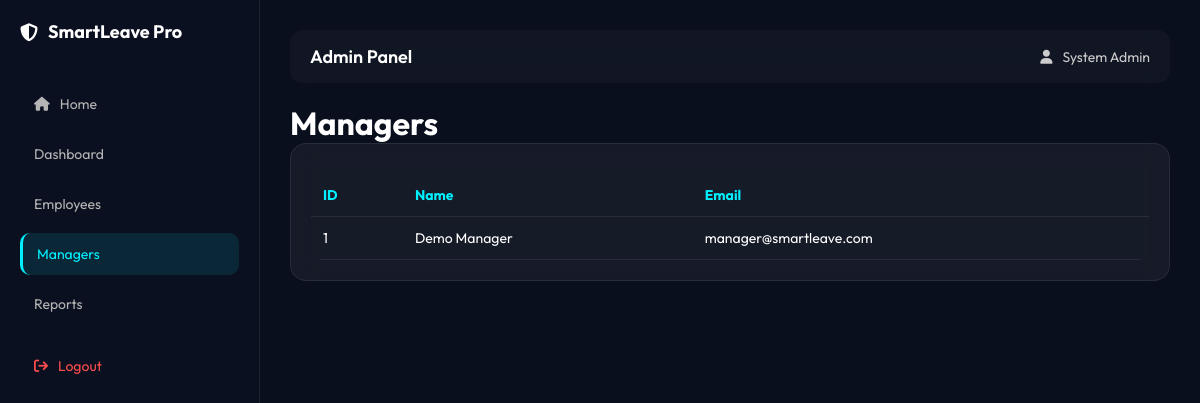
/Project/admin/manage_managers.php (signed in), run on the app's committed database.
### tables this page shows
CREATE TABLE `managers` (
  `id` int(11) NOT NULL,
  `name` varchar(100) DEFAULT NULL,
  `email` varchar(100) DEFAULT NULL,
  `password` varchar(255) DEFAULT NULL,
  `created_at` timestamp NOT NULL DEFAULT current_timestamp()
);

### Project/admin/manage_managers.php (the view, shortened to what this page needs)
<?php
require_once "../config/db.php";
$result=mysqli_query($conn,"SELECT * FROM managers");
?>
<?php include("../includes/layout_start.php"); ?>
<h1>Managers</h1>
<div class="glass-card">
<table>
<tr><th>ID</th><th>Name</th><th>Email</th></tr>
<?php while($row=mysqli_fetch_assoc($result)){ ?>
<tr>
<td><?php echo $row['id']; ?></td>
<td><?php echo $row['name']; ?></td>
<td><?php echo $row['email']; ?></td>
</tr>
<?php } ?>
</table>
</div>
<?php include("../includes/layout_end.php"); ?>

### Project/css/style.css (style rules this page uses)
* { margin:0; padding:0; box-sizing:border-box; font-family:'Outfit',sans-serif; }
body { background:#0a0f1d; color:#fff; overflow-x:hidden; }
.glass-card { background:rgba(255,255,255,0.05); padding:20px; border-radius:16px; backdrop-filter:blur(12px); border:1px solid rgba(255,255,255,0.08); margin-bottom:20px; }
table { width:100%; border-collapse:collapse; margin-top:10px; }
th,td { padding:12px; text-align:left; border-bottom:1px solid rgba(255,255,255,0.08); font-size:14px; }
th { color:#00f0ff; }
* { scroll-behavior: smooth; }
.glass-card { transition: 0.3s ease; }
table { border-radius:12px; overflow:hidden; }

### data on the page
managers: id "1", name "Demo Manager", email "manager@smartleave.com"

### other printed values
$_SESSION['role'] "Admin"
$_SESSION['name'] "System Admin"
